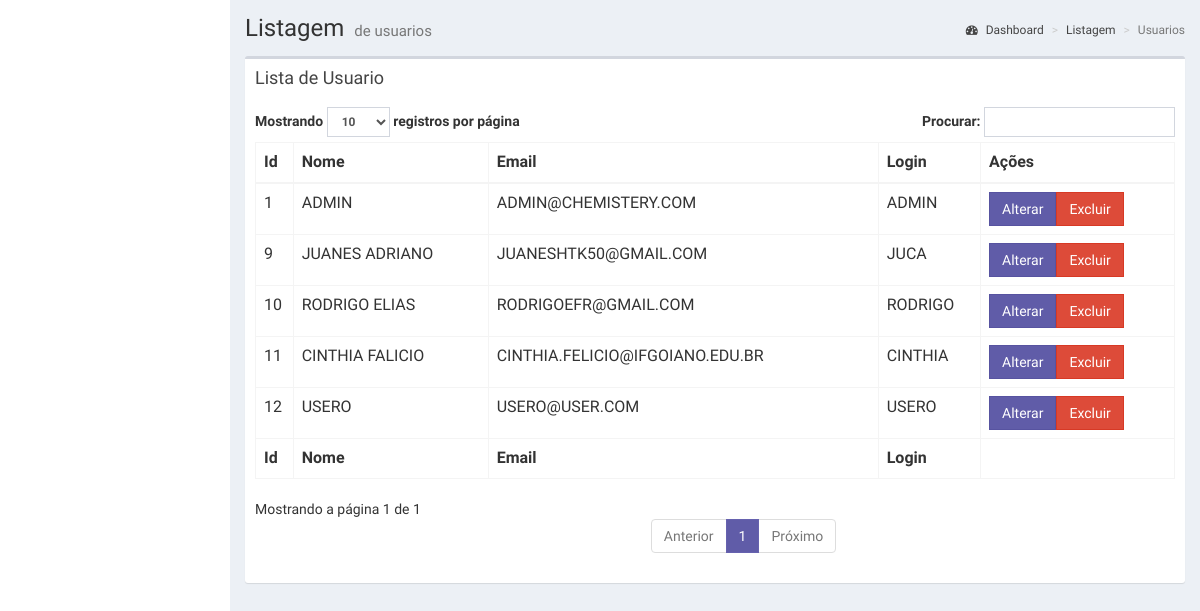
The app's page /controller/UsuarioController.php?q=listar (signed in) with its own data.
### tables this page shows
CREATE TABLE `usuario` (
  `id` int(11) NOT NULL,
  `nome` varchar(148) NOT NULL,
  `email` varchar(158) NOT NULL,
  `login` varchar(50) NOT NULL,
  `senha` varchar(32) NOT NULL,
  `nivel` int(11) NOT NULL DEFAULT '1',
  `ativado` tinyint(1) NOT NULL DEFAULT '1',
  `imagem` text,
  `datacriacao` varchar(50) DEFAULT NULL,
  `dataexclusao` varchar(50) DEFAULT NULL,
  `dataultimaalteracao` varchar(50) DEFAULT NULL,
  `logado` tinyint(4) NOT NULL DEFAULT '0'
);

### model/Usuario.php (called while the page is built, shortened)
<?php
require_once("Banco.php");
class Usuario extends Banco
{
    function listarUsuario()
    {
        $this->tabela = "usuario";
        $this->campos = array("id", "nome", "email", "login", "senha", "nivel", "imagem");
        $this->condicao = "ativado = 1";
        $this->subQntColunasConsulTabela = 3;
        $this->listar();
    }
}

### model/Banco.php (the view, shortened to what this page needs)
<?php
class Banco
{
    public $tabela;
    public $campos;
    public $condicao;
    public $subQntColunasConsulTabela;
    private function conexao()
    {
        $this->host = "localhost";
        $this->banco = "consu734_chem_test";
        $this->usuario = "root";
        $this->senha = "";
        if (mysqli_connect($this->host, $this->usuario, $this->senha, $this->banco)) {
            return mysqli_connect($this->host, $this->usuario, $this->senha, $this->banco);
        } else {
            echo "Erro na conexao do banco";
            die();
        }
    }
    public function listar()
    {
        $this->sql = "SELECT * FROM " . $this->tabela . " WHERE " . $this->condicao . " order by id desc";
        $this->query = mysqli_query($this->conexao(), $this->sql);
        if (mysqli_num_rows($this->query) > 0) {
            $this->gerarHeadPaginas();
            echo "
<body>
<div class='content-wrapper'>
";
            $this->gerarCabecarioTabelaAdmin($this->tabela);
            $stringParametros = "";
            $cont = count($this->campos);
            for ($i = 0; $i < $cont - $this->subQntColunasConsulTabela; $i++) {
                echo "<th>" . ucfirst(str_replace("_", " ",$this->campos[$i])) . "</th>";
            }
            echo "<th>Ações</th>";
            echo " </tr>
                </thead>";
            echo "<tbody>";
            while ($r = mysqli_fetch_array($this->query, MYSQLI_ASSOC)) {
                echo "<tr>";
                for ($i = 0; $i < count($this->campos) - $this->subQntColunasConsulTabela; $i++) {
                    echo strtoupper("<td>" . str_replace("_", " ", $r[$this->campos[$i]]) . "</td>");
                }
                for ($i = 0; $i < $cont; $i++) {
                    if ($i < $cont - 1) {
                        $stringParametros .= $this->campos[$i] . "=" . $r[$this->campos[$i]] . "&";
                    } else {
                        $stringParametros .= $this->campos[$i] . "=" . $r[$this->campos[$i]];
                    }
                }
                echo "<td style='width:180px;'>";
                if ($this->tabela != "pergunta") {
                    echo "<a class='btn btn-flat bg-purple' style='border-color: #5753a0; background-color: #605ca8 !important;' href='../view/frmAlterar" . ucfirst($this->tabela) . ".php?" . $stringParametros . "'>Alterar</a>";
                }
                $stringParametros = "";
                echo "<a class='btn btn-flat btn-danger' href='../controller/" . ucfirst($this->tabela) . "Controller.php?q=excluir&id=" . $r[$this->campos[0]] . "'>Excluir</a>";
                echo "</tr>";
            }
            echo "    </tbody>";
            echo "
            <tfoot><tr>
                      ";
            $cont = count($this->campos);
            for ($i = 0; $i < $cont - $this->subQntColunasConsulTabela; $i++) {
                echo "
                        <th>" . ucfirst(str_replace("_", " ",$this->campos[$i])) . "</th> ";
            }
            echo " </tr>
                    </tfoot>
                  </table>
                </div>
              </div>
              </section>
              </div>
    <script src='../plugins/jQuery/jQuery-2.1.4.min.js'></script>
    <script src='../bootstrap/js/bootstrap.min.js'></script>
    <script src='../plugins/datatables/jquery.dataTables.min.js'></script>
    <script src='../plugins/datatables/dataTables.bootstrap.min.js'></script>
    <script src='../plugins/slimScroll/jquery.slimscroll.min.js'></script>
    <script src='../plugins/fastclick/fastclick.min.js'></script>
    <script src='../dist/js/app.min.js'></script>
    <script src='../dist/js/demo.js'></script>
    <script>
      $(function () {
        $('#tabela').DataTable({
        language: {
            lengthMenu: 'Mostrando _MENU_ registros por página',
            zeroRecords: 'Nada encontrado - me desculpe :(',
            info: 'Mostrando a página  _PAGE_  de  _PAGES_',
            infoEmpty: 'Sem registros disponíveis',
            infoFiltered: '(filtrado de um total de _MAX_ registros)',
            search: 'Procurar: ',
            paginate: {
        first: 'Primeiro',
        last: 'Ultimo',
        next: 'Próximo',
        previous: 'Anterior'
    }
        }
        });
//        $('#tabela').DataTable({
//          'paging': false,
//          'lengthChange': false,
//          'searching': false,
//          'ordering': false,
//          'info': false,
//          'autoWidth': false
//
//        });
      });
    </script>
             </body>
              </html>";
        }
    }
    public function gerarHeadPaginas()
    {
        echo "<html>
    <head>
        <meta content='width=device-width, initial-scale=1, maximum-scale=1, user-scalable=no' name='viewport' content=\"no-cache\">
        <link rel='stylesheet' href='../bootstrap/css/bootstrap.min.css'>
        <link rel='stylesheet' href='https://maxcdn.bootstrapcdn.com/font-awesome/4.4.0/css/font-awesome.min.css'>
        <link rel='stylesheet' href='https://code.ionicframework.com/ionicons/2.0.1/css/ionicons.min.css'>
        <link rel='stylesheet' href='../dist/css/AdminLTE.min.css'>
        <link rel='stylesheet' href='../dist/css/skins/_all-skins.min.css'>
        <link rel='stylesheet' href='../plugins/iCheck/flat/blue.css'>
        <link rel='stylesheet' href='../plugins/datepicker/datepicker3.css'>
        <link rel='stylesheet' href='../plugins/daterangepicker/daterangepicker-bs3.css'>
        <link rel='stylesheet' href='../plugins/bootstrap-wysihtml5/bootstrap3-wysihtml5.min.css'>
        <style>
            #tabela_filter {
                text-align: right !important;
            }
            .active a{
            background-color: #605ca8 !important;
            border-color: #6662af !important;
            }
        </style>
    </head>";
    }
    public function gerarCabecarioTabelaAdmin($tabela)
    {
        echo "<section class='content-header'>
          <h1>
            Listagem
            <small>de " . $tabela . "s</small>
          </h1>
          <ol class='breadcrumb'>
            <li><a href='#'><i class='fa fa-dashboard'></i> Dashboard</a></li>
            <li><a href='#'>Listagem</a></li>
            <li class='active'>" . ucfirst($tabela) . "s</li>
          </ol>
        </section>
        <section class='content'>
<div class='box'>
                <div class='box-header'>
                  <h3 class='box-title'>Lista de " . ucfirst($tabela) . "</h3>
                </div>
                <div class='box-body'>
                  <table id='tabela' class='table table-bordered table-hover'>
                    <thead>
                      <tr>
                      ";
    }
}

### controller/UsuarioController.php (shortened to what this page needs)
<?php
require_once("../model/Usuario.php");
class UsuarioController
{
    private $usuario;
    public function __construct()
    {
        $this->usuario = new Usuario();
        if (isset($_GET['q']) == "listar") {
            $this->listar();
        }
    }
    private function listar()
    {
        $this->usuario->listarUsuario();
    }
}
new usuarioController();

### records on screen
usuario: id "12", nome "USERO", email "USERO@USER.COM", login "USERO"
usuario: id "11", nome "CINTHIA FALICIO", email "CINTHIA.FELICIO@IFGOIANO.EDU.BR", login "CINTHIA"
usuario: id "10", nome "RODRIGO ELIAS", email "RODRIGOEFR@GMAIL.COM", login "RODRIGO"
usuario: id "9", nome "JUANES ADRIANO", email "JUANESHTK50@GMAIL.COM", login "JUCA"
usuario: id "1", nome "ADMIN", email "ADMIN@CHEMISTERY.COM", login "ADMIN"

### other values on screen
$tabela "usuario"
$tabela "Usuario"
str_replace("_", " ",$this->campos[$i]) "Id"
str_replace("_", " ",$this->campos[$i]) "Nome"
str_replace("_", " ",$this->campos[$i]) "Email"
str_replace("_", " ",$this->campos[$i]) "Login"
